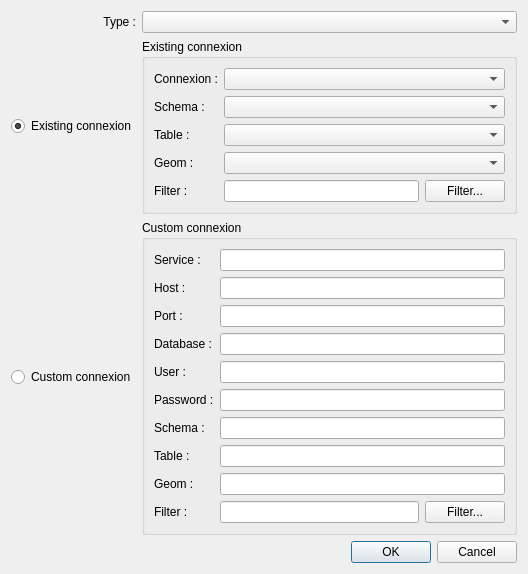
<?xml version="1.0" encoding="UTF-8"?>
<ui version="4.0">
 <class>Dialog</class>
 <widget class="QDialog" name="Dialog">
  <property name="geometry">
   <rect>
    <x>0</x>
    <y>0</y>
    <width>528</width>
    <height>535</height>
   </rect>
  </property>
  <property name="windowTitle">
   <string>Database connection</string>
  </property>
  <layout class="QVBoxLayout" name="verticalLayout">
   <item>
    <layout class="QGridLayout" name="gridLayout_3">
     <item row="1" column="0">
      <widget class="QRadioButton" name="rbExistingCnx">
       <property name="text">
        <string>Existing connexion</string>
       </property>
       <property name="checked">
        <bool>true</bool>
       </property>
      </widget>
     </item>
     <item row="2" column="0">
      <widget class="QRadioButton" name="rbNewCnx">
       <property name="text">
        <string>Custom connexion</string>
       </property>
      </widget>
     </item>
     <item row="0" column="1">
      <widget class="QComboBox" name="cbxDbType"/>
     </item>
     <item row="2" column="1">
      <widget class="QGroupBox" name="gbxExistCnx">
       <property name="title">
        <string>Custom connexion</string>
       </property>
       <layout class="QGridLayout" name="gridLayout">
        <item row="4" column="0">
         <widget class="QLabel" name="lblUser">
          <property name="text">
           <string>User :</string>
          </property>
         </widget>
        </item>
        <item row="7" column="0">
         <widget class="QLabel" name="lblTable">
          <property name="text">
           <string>Table :</string>
          </property>
         </widget>
        </item>
        <item row="5" column="1">
         <widget class="QLineEdit" name="txbxPass">
          <property name="echoMode">
           <enum>QLineEdit::PasswordEchoOnEdit</enum>
          </property>
         </widget>
        </item>
        <item row="5" column="0">
         <widget class="QLabel" name="lblPass">
          <property name="text">
           <string>Password :</string>
          </property>
         </widget>
        </item>
        <item row="8" column="1">
         <widget class="QLineEdit" name="txbxGeom"/>
        </item>
        <item row="3" column="0">
         <widget class="QLabel" name="lblDb">
          <property name="text">
           <string>Database :</string>
          </property>
         </widget>
        </item>
        <item row="8" column="0">
         <widget class="QLabel" name="lblTxbxGeom">
          <property name="text">
           <string>Geom :</string>
          </property>
         </widget>
        </item>
        <item row="1" column="0">
         <widget class="QLabel" name="lblHost">
          <property name="text">
           <string>Host :</string>
          </property>
         </widget>
        </item>
        <item row="2" column="0">
         <widget class="QLabel" name="lblPort">
          <property name="text">
           <string>Port :</string>
          </property>
         </widget>
        </item>
        <item row="7" column="1">
         <widget class="QLineEdit" name="txbxTable"/>
        </item>
        <item row="3" column="1">
         <widget class="QLineEdit" name="txbxDb"/>
        </item>
        <item row="1" column="1">
         <widget class="QLineEdit" name="txbxHost"/>
        </item>
        <item row="6" column="0">
         <widget class="QLabel" name="lblSchema">
          <property name="text">
           <string>Schema :</string>
          </property>
         </widget>
        </item>
        <item row="2" column="1">
         <widget class="QLineEdit" name="txbxPort"/>
        </item>
        <item row="4" column="1">
         <widget class="QLineEdit" name="txbxUser"/>
        </item>
        <item row="6" column="1">
         <widget class="QLineEdit" name="txbxSchema"/>
        </item>
        <item row="0" column="0">
         <widget class="QLabel" name="lblService">
          <property name="text">
           <string>Service :</string>
          </property>
         </widget>
        </item>
        <item row="0" column="1">
         <widget class="QLineEdit" name="txbxService"/>
        </item>
        <item row="9" column="1">
         <layout class="QHBoxLayout" name="horizontalLayout_2">
          <item>
           <widget class="QLineEdit" name="txbxFilterCu"/>
          </item>
          <item>
           <widget class="QPushButton" name="btnFilterCu">
            <property name="text">
             <string>Filter...</string>
            </property>
           </widget>
          </item>
         </layout>
        </item>
        <item row="9" column="0">
         <widget class="QLabel" name="lblFilterCu">
          <property name="text">
           <string>Filter :</string>
          </property>
         </widget>
        </item>
       </layout>
      </widget>
     </item>
     <item row="0" column="0">
      <widget class="QLabel" name="lblDbType">
       <property name="text">
        <string>Type :</string>
       </property>
       <property name="alignment">
        <set>Qt::AlignRight|Qt::AlignTrailing|Qt::AlignVCenter</set>
       </property>
      </widget>
     </item>
     <item row="1" column="1">
      <widget class="QGroupBox" name="gbxCustomCnx">
       <property name="title">
        <string>Existing connexion</string>
       </property>
       <layout class="QGridLayout" name="gridLayout_2">
        <item row="4" column="0">
         <widget class="QLabel" name="lblCbxGeom">
          <property name="text">
           <string>Geom :</string>
          </property>
         </widget>
        </item>
        <item row="3" column="1">
         <widget class="QComboBox" name="cbxTable"/>
        </item>
        <item row="1" column="1">
         <widget class="QComboBox" name="cbxCnx">
          <property name="sizePolicy">
           <sizepolicy hsizetype="Expanding" vsizetype="Fixed">
            <horstretch>0</horstretch>
            <verstretch>0</verstretch>
           </sizepolicy>
          </property>
         </widget>
        </item>
        <item row="5" column="0">
         <widget class="QLabel" name="lblFilterEx">
          <property name="text">
           <string>Filter :</string>
          </property>
         </widget>
        </item>
        <item row="4" column="1">
         <widget class="QComboBox" name="cbxGeom"/>
        </item>
        <item row="3" column="0">
         <widget class="QLabel" name="lblExistingTable">
          <property name="text">
           <string>Table :</string>
          </property>
         </widget>
        </item>
        <item row="1" column="0">
         <widget class="QLabel" name="lblCnx">
          <property name="sizePolicy">
           <sizepolicy hsizetype="Fixed" vsizetype="Preferred">
            <horstretch>0</horstretch>
            <verstretch>0</verstretch>
           </sizepolicy>
          </property>
          <property name="maximumSize">
           <size>
            <width>16777215</width>
            <height>16777215</height>
           </size>
          </property>
          <property name="text">
           <string>Connexion :</string>
          </property>
         </widget>
        </item>
        <item row="2" column="1">
         <widget class="QComboBox" name="cbxSchema"/>
        </item>
        <item row="2" column="0">
         <widget class="QLabel" name="lblSchema_2">
          <property name="text">
           <string>Schema :</string>
          </property>
         </widget>
        </item>
        <item row="5" column="1">
         <layout class="QHBoxLayout" name="horizontalLayout">
          <item>
           <widget class="QLineEdit" name="txbxFilterEx"/>
          </item>
          <item>
           <widget class="QPushButton" name="btnFilterEx">
            <property name="text">
             <string>Filter...</string>
            </property>
           </widget>
          </item>
         </layout>
        </item>
       </layout>
      </widget>
     </item>
    </layout>
   </item>
   <item>
    <widget class="QDialogButtonBox" name="buttonBox">
     <property name="standardButtons">
      <set>QDialogButtonBox::Cancel|QDialogButtonBox::Ok</set>
     </property>
    </widget>
   </item>
  </layout>
 </widget>
 <tabstops>
  <tabstop>cbxDbType</tabstop>
  <tabstop>rbExistingCnx</tabstop>
  <tabstop>cbxCnx</tabstop>
  <tabstop>cbxSchema</tabstop>
  <tabstop>cbxTable</tabstop>
  <tabstop>rbNewCnx</tabstop>
  <tabstop>txbxHost</tabstop>
  <tabstop>txbxPort</tabstop>
  <tabstop>txbxDb</tabstop>
  <tabstop>txbxUser</tabstop>
  <tabstop>txbxPass</tabstop>
  <tabstop>txbxSchema</tabstop>
  <tabstop>txbxTable</tabstop>
 </tabstops>
 <resources/>
 <connections/>
</ui>
